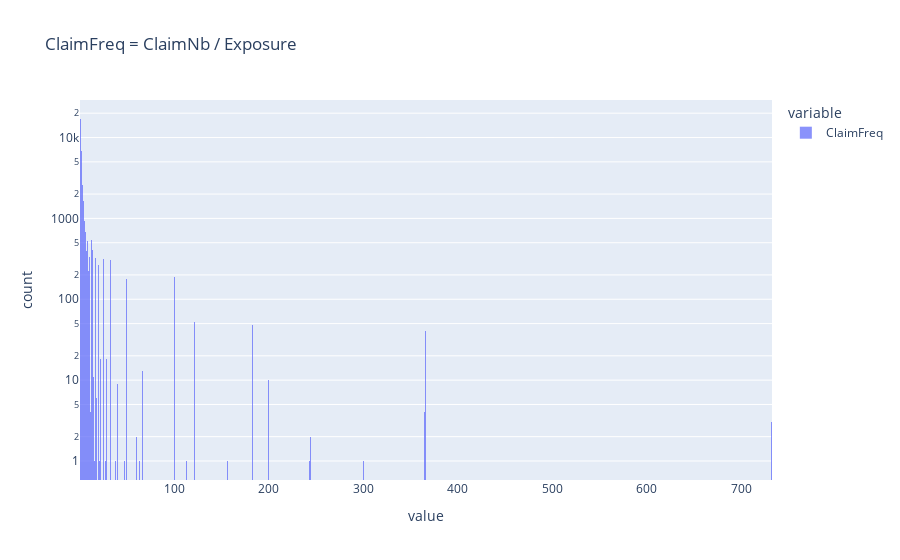

The notebook cell saved with this chart:
### Markdown cell above
### ClaimFreq distribution

### Code cell
fig = px.histogram(
    freq_df.ClaimFreq[freq_df.ClaimFreq > 0],
    title="ClaimFreq = ClaimNb / Exposure",
    log_y=True,
    
)
fig.update_traces(opacity=0.75)
fig.show()

### Figure 1 — Plotly figure (JSON) as saved in the notebook; plotly's stock layout.template omitted (floating-point values rounded to 4 significant figures; data arrays with more than 128 entries replaced by an {"elided": "..."} marker saying what was removed)
{"data": [{"alignmentgroup": "True", "bingroup": "x", "hovertemplate": "variable=ClaimFreq<br>value=%{x}<br>count=%{y}<extra></extra>", "legendgroup": "ClaimFreq", "marker": {"color": "#636efa", "pattern": {"shape": ""}}, "name": "ClaimFreq", "offsetgroup": "ClaimFreq", "opacity": 0.75, "orientation": "v", "showlegend": true, "type": "histogram", "x": {"elided": "34060 float values"}, "xaxis": "x", "yaxis": "y"}], "layout": {"barmode": "relative", "legend": {"title": {"text": "variable"}, "tracegroupgap": 0}, "title": {"text": "ClaimFreq = ClaimNb / Exposure"}, "xaxis": {"anchor": "y", "domain": [0, 1], "title": {"text": "value"}}, "yaxis": {"anchor": "x", "domain": [0, 1], "title": {"text": "count"}, "type": "log"}}}
